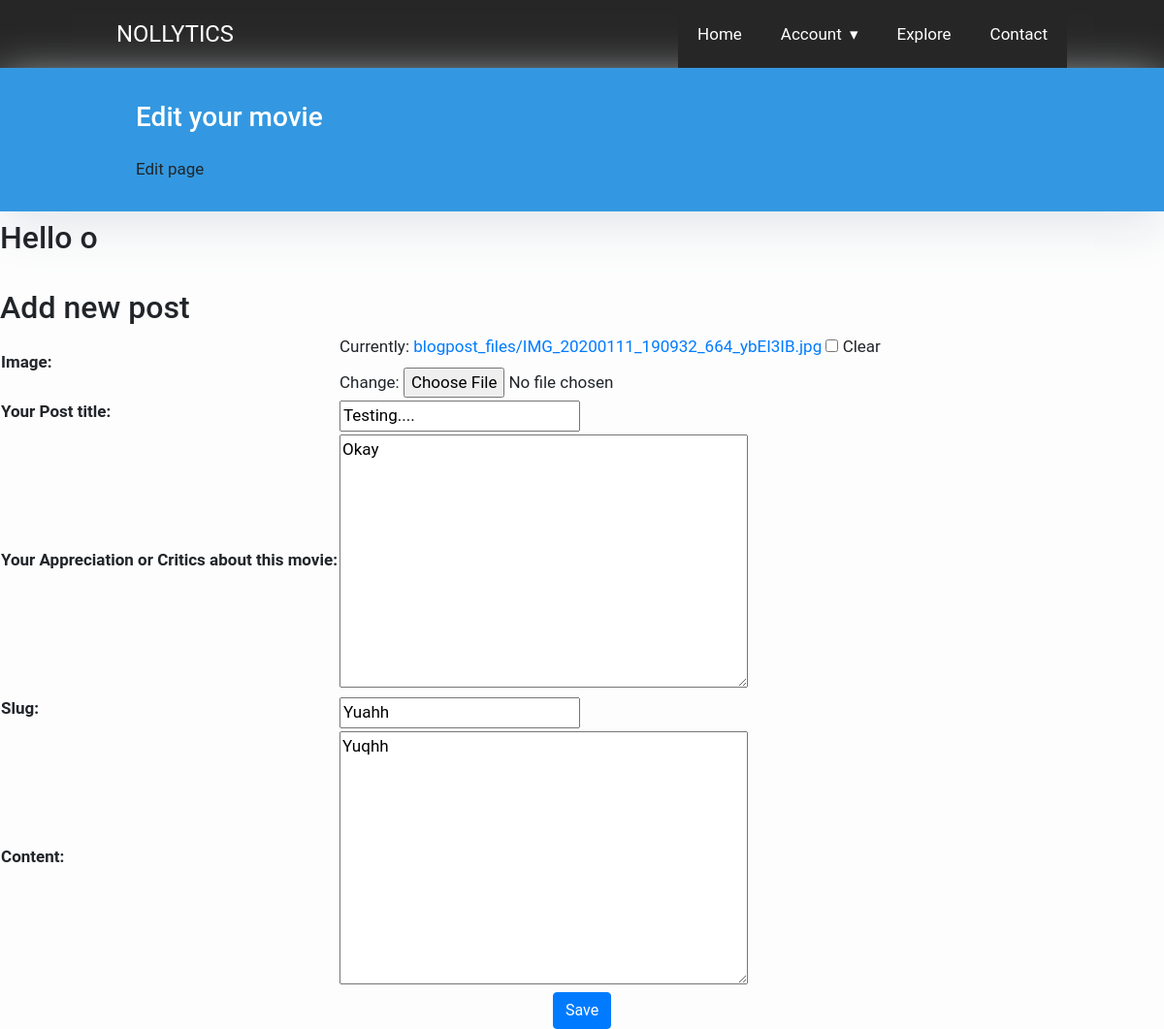
The app's page /journal/Yuahh/edit (signed in) with its own data.
### core/models.py (models this page shows, shortened)
class Journal(models.Model):
    user = models.ForeignKey(User, default=1, null=True, on_delete=models.SET_NULL)
    Your_Post_title = models.CharField(max_length=2000)
    slug = models.SlugField(unique=True)
    content = models.TextField()
    image = models.ImageField(upload_to='blogpost_files/', blank=True, null=True)
    Your_Appreciation_or_Critics_about_this_movie= models.TextField(max_length=200000, null="True")
    timestamp = models.DateTimeField(auto_now_add=True)

### core/views.py (the view)
# urls.py: path('journal/<str:slug>/edit', views.journal_update_view, name='journal-update'),
@login_required
def journal_update_view(request, slug):
    jn = get_object_or_404(Journal, slug=slug)
    if jn.user != request.user:
        return redirect('/journal/')
    form = JournalModelForm(request.POST or None,request.FILES or None, instance=jn)
    if form.is_valid():
        form.save()
        messages.success(request, 'Your post has been Updated!')
        return redirect('/journal/')
    template_name = "add_pos.html"
    context = {"title": f"Update {jn.content}", "form": form}
    return render(request, template_name, context)

### core/forms.py
class JournalModelForm(forms.ModelForm):
    class Meta:
        model = Journal
        fields = [ 'image', 'Your_Post_title', 'Your_Appreciation_or_Critics_about_this_movie', 'slug', 'content']

### accounts/templates/add_pos.html (shortened to what this page needs)
{% extends "base.html" %}
  {% block body %}
<head>
    <link href="https://getbootstrap.com/docs/4.0/dist/css/bootstrap.min.css" rel="stylesheet">
             </head>
                     <header class="masthead">
    <div class="container">
        <div class="row">
            <div class=" col-md-8 col-md-10 mx-auto">
               <div class="site-heading">
                    <h3 class=" site-heading my-4 mt-3 text-white"> Edit your movie</h3>
Edit page
                </div>
            </div>
        </div>
    </div>
</header> <h3> </h3>
     {% if user.is_authenticated %}
<h2>Hello {{ user.username }}</h2>
<br />
<h2>Add new post</h2><form method="POST" {% csrf_token %}
    <table>{% csrf_token %}
        {{ form.as_table }} {% csrf_token %}
    </table>
    <center><input type="submit" value="Save"
                       class="btn btn-primary" /> </center>
</form>
          {% else %}
        <title>Login to continue</title>
           You can't create a post since you are logged out,click  <a href="http://localhost:8000/login/"> here</a> to login to your account
          {% endif %}
{% endblock %}

### accounts/templates/base.html (style rules this page uses)
body { font-family: "Roboto", sans-serif; font-size: 18px; background-color: #fdfdfd; }

### accounts/templates/add_pos.html (style rules this page uses)
body { font-family: "Roboto", sans-serif; font-size: 17px; background-color: #fdfdfd; }
.masthead { background: #3398E1; height: auto; padding-bottom: 15px; box-shadow: 0 16px 48px #E3E7EB; padding-top: 10px; }

### records on screen
Journal: Your_Post_title "Testing....", as_table "Okay", slug "Yuahh", content "Yuqhh"

### other values on screen
{{ user.username }} "o"
